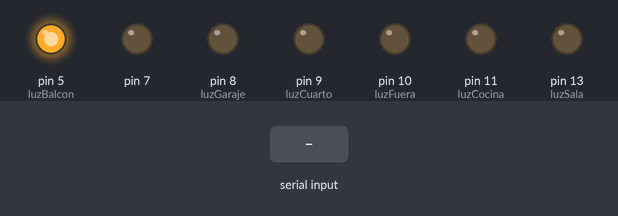
The sketch below on a simulated Arduino Uno, built with avr-gcc and run on an emulated ATmega328P. Shown: output pins drawn as LEDs (lit = HIGH). The test bench sets the inputs (shaded band).

Above: at 1.2 s.
1.3 s: "A" received over the second serial link
At 2.5 s:
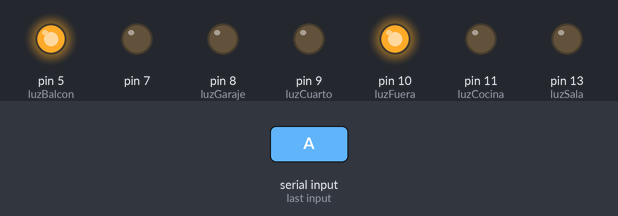
2.8 s: "C" received over the second serial link
At 3.6 s:
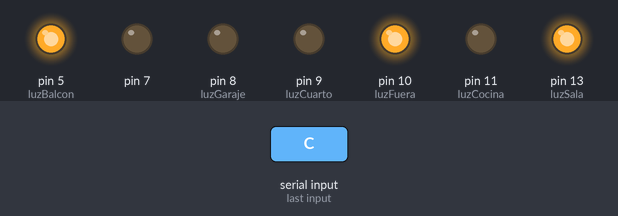
4.3 s: "B" received over the second serial link
At 4.8 s:
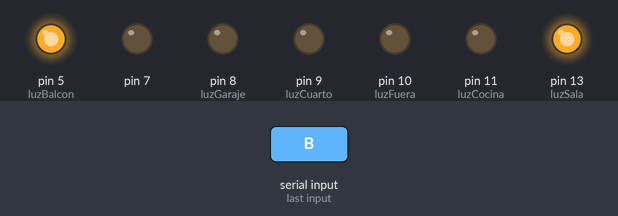
5.8 s: "E" received over the second serial link
At 7.0 s:
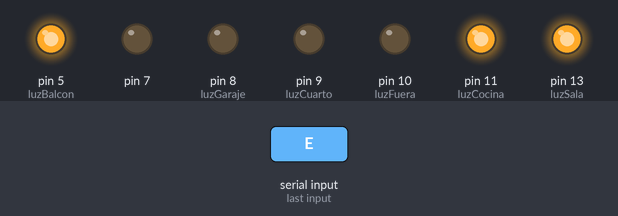
7.3 s: "D" received over the second serial link
At 8.2 s:
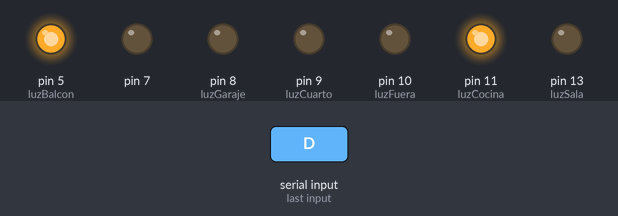
8.8 s: "G" received over the second serial link
At 9.4 s:
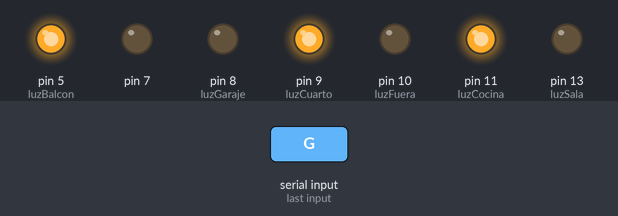
Timing chart, 0 to 11.3 s (numbered marks = the images above; inputs shaded):
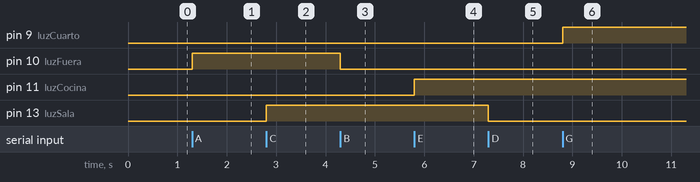

The sketch:

domoticaUNO.ino
```cpp
#include <SoftwareSerial.h>

SoftwareSerial BT(2, 3); // RX, TX
int luzBalcon = 5;
int luzGaraje = 8;
int luzSala = 13;
int luzCuarto = 9;
int luzCocina = 11;
int luzFuera = 10;
const int ldrPin = A0;
byte sensorpir = 6;
int actSensor = 5;
char valor ;  //Variable para indicar que llega una orden

void setup() {
  // put your setup code here, to run once:
  pinMode(sensorpir,INPUT);
  BT.begin(9600);
  pinMode(luzSala, OUTPUT);
  pinMode(actSensor, OUTPUT);
  pinMode(7, OUTPUT);
  pinMode(luzCuarto, OUTPUT);
  pinMode(luzCocina, OUTPUT);
  pinMode(luzFuera, OUTPUT);
  pinMode(ldrPin, INPUT);
  Serial.begin(9600);
  digitalWrite(actSensor, HIGH);
  pinMode(luzGaraje, OUTPUT);
  pinMode(luzBalcon, OUTPUT);

}

void loop() {
  if (BT.available())  //Si el puerto serie (Bluetooth) está disponible
  {
    valor = BT.read();  //Lee el dato entrante via Bluetooth
  }
    if (valor == 'A')
    {
      digitalWrite(luzFuera, HIGH);
    }
    if (valor == 'B')
    {
      digitalWrite(luzFuera, LOW);
    }
    if (valor == 'C')
    {
      digitalWrite(luzSala, HIGH);
    }
    if (valor == 'D')
    {
      digitalWrite(luzSala, LOW);
    }
    if (valor == 'E')
    {
      digitalWrite(luzCocina, HIGH);
    }
    if (valor == 'F')
    {
      digitalWrite(luzCocina, LOW);
    }
    if (valor == 'G')
    {
      digitalWrite(luzCuarto, HIGH);
    }
    if (valor == 'H')
    {
      digitalWrite(luzCuarto, LOW);
    }
    if (valor == 'K')
    {
      digitalWrite(luzGaraje, HIGH);
    }
    if (valor == 'L')
    {
      digitalWrite(luzGaraje, LOW);
    }
    if (valor == 'I')
    {
      digitalWrite(luzBalcon, HIGH);
    }
    if (valor == 'J')
    {
      digitalWrite(luzBalcon, LOW);
    }


    if (valor == 'X' ){
      if(digitalRead(sensorpir) == HIGH){
        alarma();

      delay(1000);
      digitalWrite(actSensor,LOW);
      }
      }
    if (valor == 'Z'){
      digitalWrite(7,LOW);
      digitalWrite(actSensor,HIGH);
    }

}

void alarma(){
  digitalWrite(7,HIGH);
      delay(500);
      digitalWrite(7,LOW);
      delay(500);
      digitalWrite(7,HIGH);
      delay(500);
      digitalWrite(7,LOW);
      delay(500);
}
```

Measured:
- after the input at 1.3 s, pin 10 (luzFuera): LOW → HIGH at once
- after the input at 2.8 s, pin 13 (luzSala): LOW → HIGH at once
- after the input at 4.3 s, pin 10 (luzFuera): HIGH → LOW at once
- after the input at 5.8 s, pin 11 (luzCocina): LOW → HIGH at once
- after the input at 7.3 s, pin 13 (luzSala): HIGH → LOW at once
- after the input at 8.8 s, pin 9 (luzCuarto): LOW → HIGH at once
